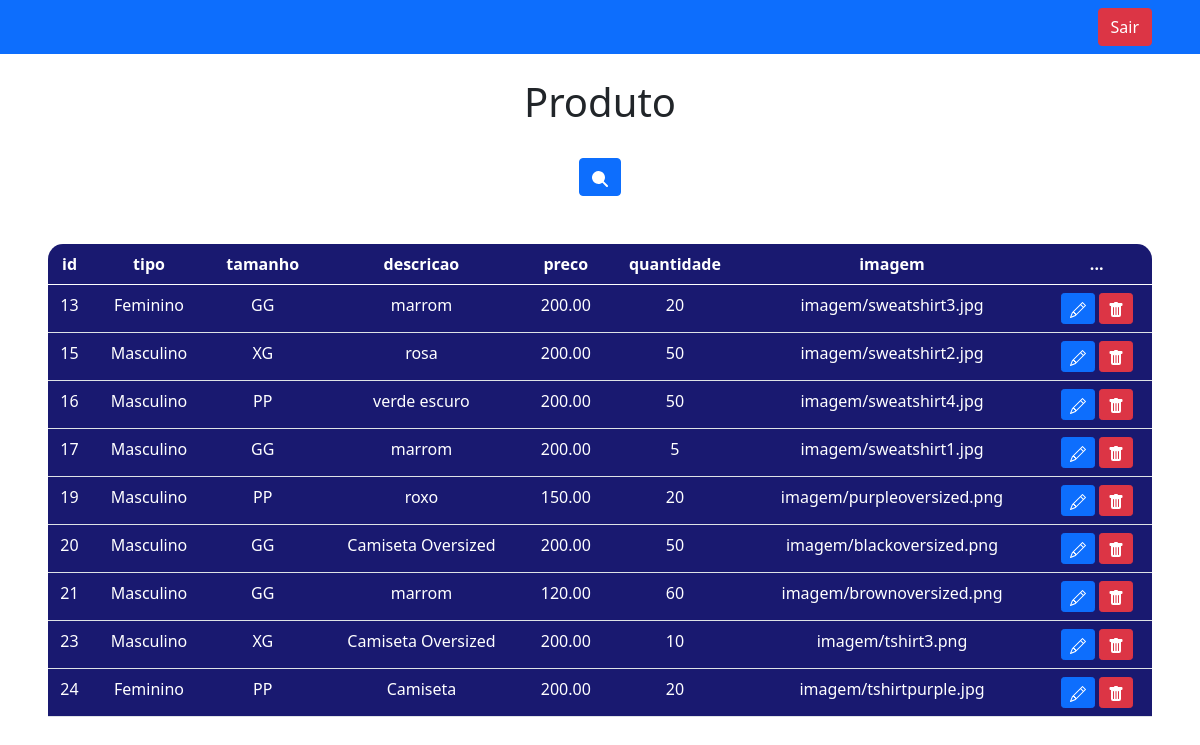
Page /code/lista-produto.php on the committed database.
### tables this page shows
CREATE TABLE `produto` (
  `id` int NOT NULL,
  `tipo` varchar(10) NOT NULL,
  `tamanho` varchar(5) NOT NULL,
  `descricao` varchar(255) NOT NULL,
  `preco` decimal(10,2) NOT NULL,
  `quantidade` int NOT NULL,
  `imagem` varchar(255) DEFAULT NULL
);

### code/lista-produto.php (the view, shortened to what this page needs)
<?php
include_once('conexao.php');
$sql = "SELECT id, tipo, tamanho, descricao, preco, quantidade, imagem FROM produto";
$result = $conn->query($sql);
?>
<!DOCTYPE html>
<html lang="pt-br">
<head>
    <link href="https://cdn.jsdelivr.net/npm/bootstrap@5.0.2/dist/css/bootstrap.min.css" rel="stylesheet">
</head>
<body>
<nav class="navbar navbar-expand-lg navbar-dark bg-primary">
    <div class="d-flex">
        <a href="sair.php" class="btn btn-danger me-5">Sair</a>
    </div>
</nav>
<br>
<?php
echo "<h1>Produto</h1>";
?>
<br>
<div class="box-search">
    <button onclick="searchData()" class="btn btn-primary">
        <svg xmlns="http://www.w3.org/2000/svg" width="16" height="16" fill="currentColor" class="bi bi-search" viewBox="0 0 16 16">
            <path d="M11.742 10.344a6.5 6.5 0 1 0-1.397 1.398h-.001c.03.04.062.078.098.115l3.85 3.85a1 1 0 0 0 1.415-1.414l-3.85-3.85a1.007 1.007 0 0 0-.115-.1zM12 6">
            </svg>
        </button>
    </div>
    <div class="m-5">
        <table class="table text-white table-bg">
            <thead>
                <tr>
                    <th scope="col">id</th>
                    <th scope="col">tipo</th>
                    <th scope="col">tamanho</th>
                    <th scope="col">descricao </th>
                    <th scope="col">preco</th>
                    <th scope="col">quantidade</th>
                    <th scope="col">imagem</th>
                    <th scope="col">...</th>
                </tr>
            </thead>
            <tbody>
                <?php
                    while($user_data = mysqli_fetch_assoc($result)) {
                        echo "<tr>";
                        echo "<td>".$user_data['id']."</td>";
                        echo "<td>".$user_data['tipo']."</td>";
                        echo "<td>".$user_data['tamanho']."</td>";
                        echo "<td>".$user_data['descricao']."</td>";
                        echo "<td>".$user_data['preco']."</td>";
                        echo "<td>".$user_data['quantidade']."</td>";
                        echo "<td>".$user_data['imagem']."</td>";
                        echo "<td>
                        <a class='btn btn-sm btn-primary' href='edit1.php?id=$user_data[id]' title='Editar'>
                            <svg xmlns='http://www.w3.org/2000/svg' width='16' height='16' fill='currentColor' class='bi bi-pencil' viewBox='0 0 16 16'>
                                <path d='M12.146.146a.5.5 0 0 1 .708 0l3 3a.5.5 0 0 1 0 .708l-10 10a.5.5 0 0 1-.168.11l-5 2a.5.5 0 0 1-.65-.65l2-5a.5.5 0 0 1 .11-.168l10-10zM11.207 2.5 13.5 4.793 14.793 3.5 12.5 1.207 11.207 2.5zm1.586 3L10.5 3.207 4 9.707V10h.5a.5.5 0 0 1 .5.5v.5h.5a.5.5 0 0 1 .5.5v.5h.293l6.5-6.5zm-9.761 5.175-.106.106-1.528 3.821 3.821-1.528.106-.106A.5.5 0 0 1 5 12.5V12h-.5a.5.5 0 0 1-.5-.5V11h-.5a.5.5 0 0 1-.468-.325z'/>
                            </svg>
                            </a>
                            <a class='btn btn-sm btn-danger' href='delete1.php?id=$user_data[id]' title='Deletar'>
                                <svg xmlns='http://www.w3.org/2000/svg' width='16' height='16' fill='currentColor' class='bi bi-trash-fill' viewBox='0 0 16 16'>
                                    <path d='M2.5 1a1 1 0 0 0-1 1v1a1 1 0 0 0 1 1H3v9a2 2 0 0 0 2 2h6a2 2 0 0 0 2-2V4h.5a1 1 0 0 0 1-1V2a1 1 0 0 0-1-1H10a1 1 0 0 0-1-1H7a1 1 0 0 0-1 1H2.5zm3 4a.5.5 0 0 1 .5.5v7a.5.5 0 0 1-1 0v-7a.5.5 0 0 1 .5-.5zM8 5a.5.5 0 0 1 .5.5v7a.5.5 0 0 1-1 0v-7A.5.5 0 0 1 8 5zm3 .5v7a.5.5 0 0 1-1 0v-7a.5.5 0 0 1 1 0z'/>
                                </svg>
                            </a>
                            </td>";
                        echo "</tr>";
                    }
                    ?>
            </tbody>
        </table>
    </div>
</body>
</html>

### code/lista-produto.php (style rules this page uses)
body { background: url(peixe.jpeg); background-repeat: no-repeat; background-size: cover; color: black 0.6; text-align: center; }
.table-bg { background-color: #191970; border-radius: 15px 15px 0 0; }
.box-search { display: flex; justify-content: center; gap: 0.1%; }

### rows in the picture
produto: id "13", tipo "Feminino", tamanho "GG", descricao "marrom", preco "200.00", quantidade "20", imagem "imagem/sweatshirt3.jpg"
produto: id "15", tipo "Masculino", tamanho "XG", descricao "rosa", preco "200.00", quantidade "50", imagem "imagem/sweatshirt2.jpg"
produto: id "16", tipo "Masculino", tamanho "PP", descricao "verde escuro", preco "200.00", quantidade "50", imagem "imagem/sweatshirt4.jpg"
produto: id "17", tipo "Masculino", tamanho "GG", descricao "marrom", preco "200.00", quantidade "5", imagem "imagem/sweatshirt1.jpg"
produto: id "19", tipo "Masculino", tamanho "PP", descricao "roxo", preco "150.00", quantidade "20", imagem "imagem/purpleoversized.png"
produto: id "20", tipo "Masculino", tamanho "GG", descricao "Camiseta Oversized", preco "200.00", quantidade "50", imagem "imagem/blackoversized.png"
produto: id "21", tipo "Masculino", tamanho "GG", descricao "marrom", preco "120.00", quantidade "60", imagem "imagem/brownoversized.png"
produto: id "23", tipo "Masculino", tamanho "XG", descricao "Camiseta Oversized", preco "200.00", quantidade "10", imagem "imagem/tshirt3.png"
produto: id "24", tipo "Feminino", tamanho "PP", descricao "Camiseta", preco "200.00", quantidade "20", imagem "imagem/tshirtpurple.jpg"
